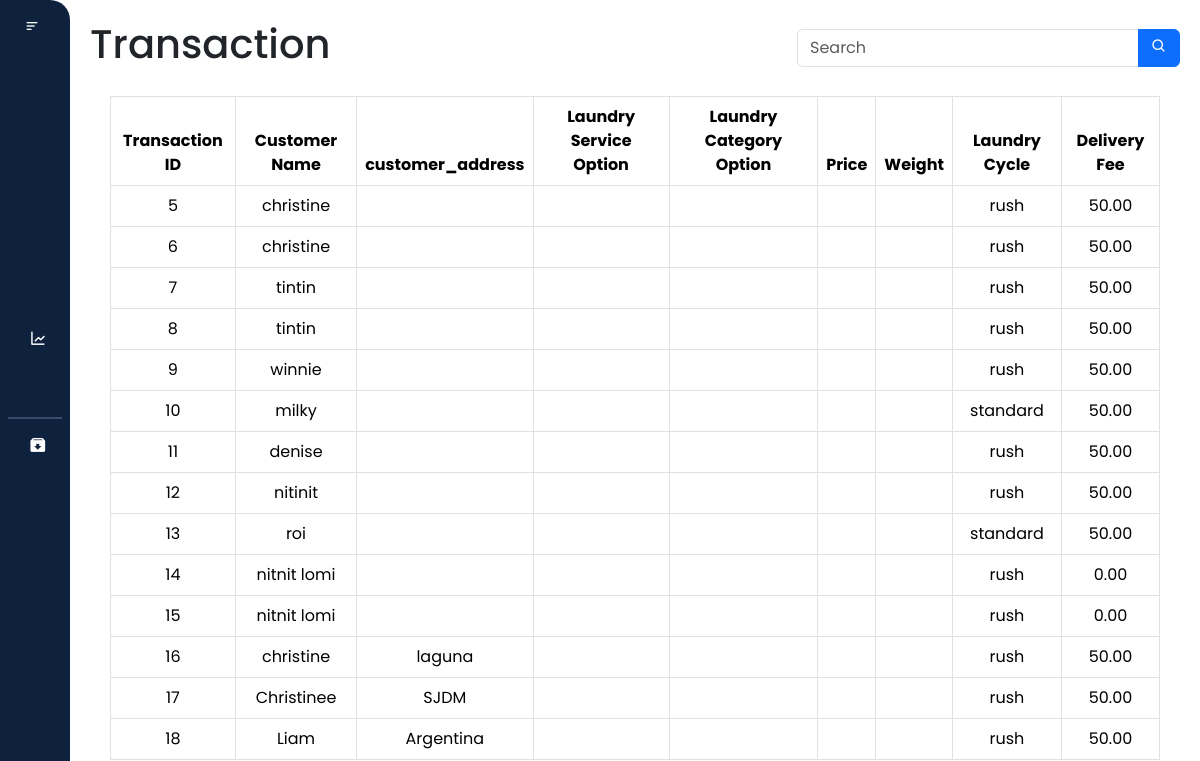
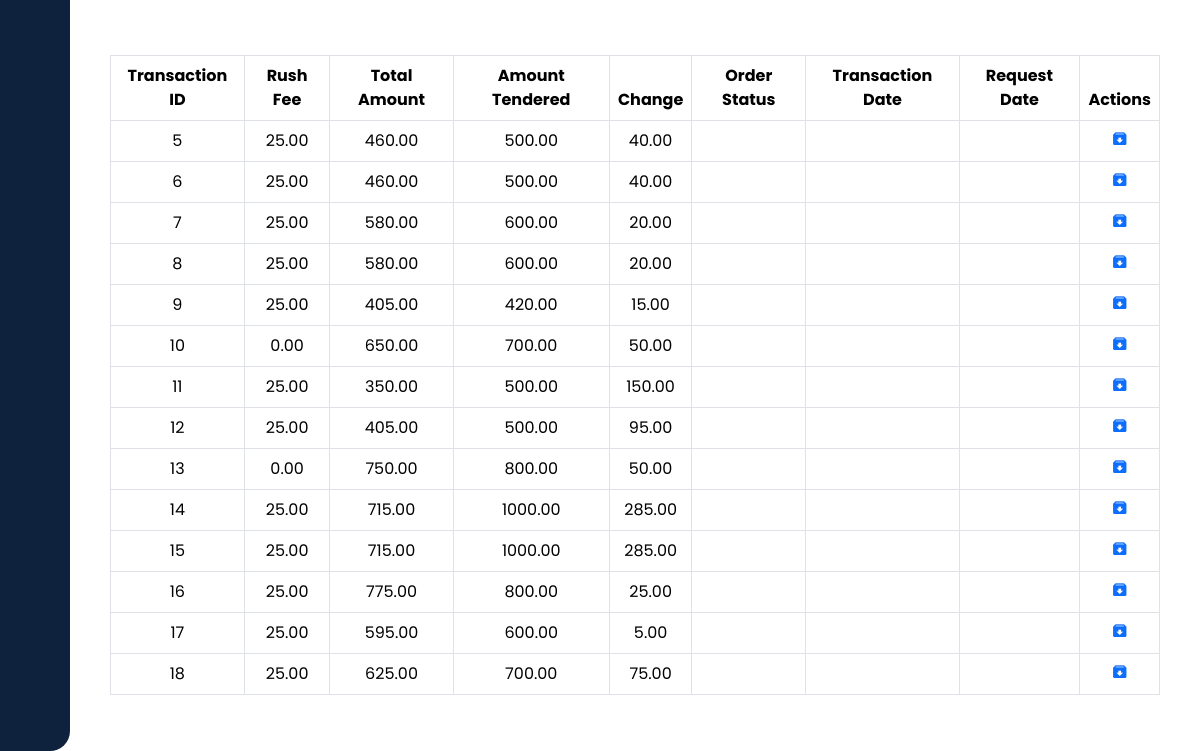
The page /transaction/transactions.php (signed in) on the database as committed earlier (2 pictures, top to bottom).
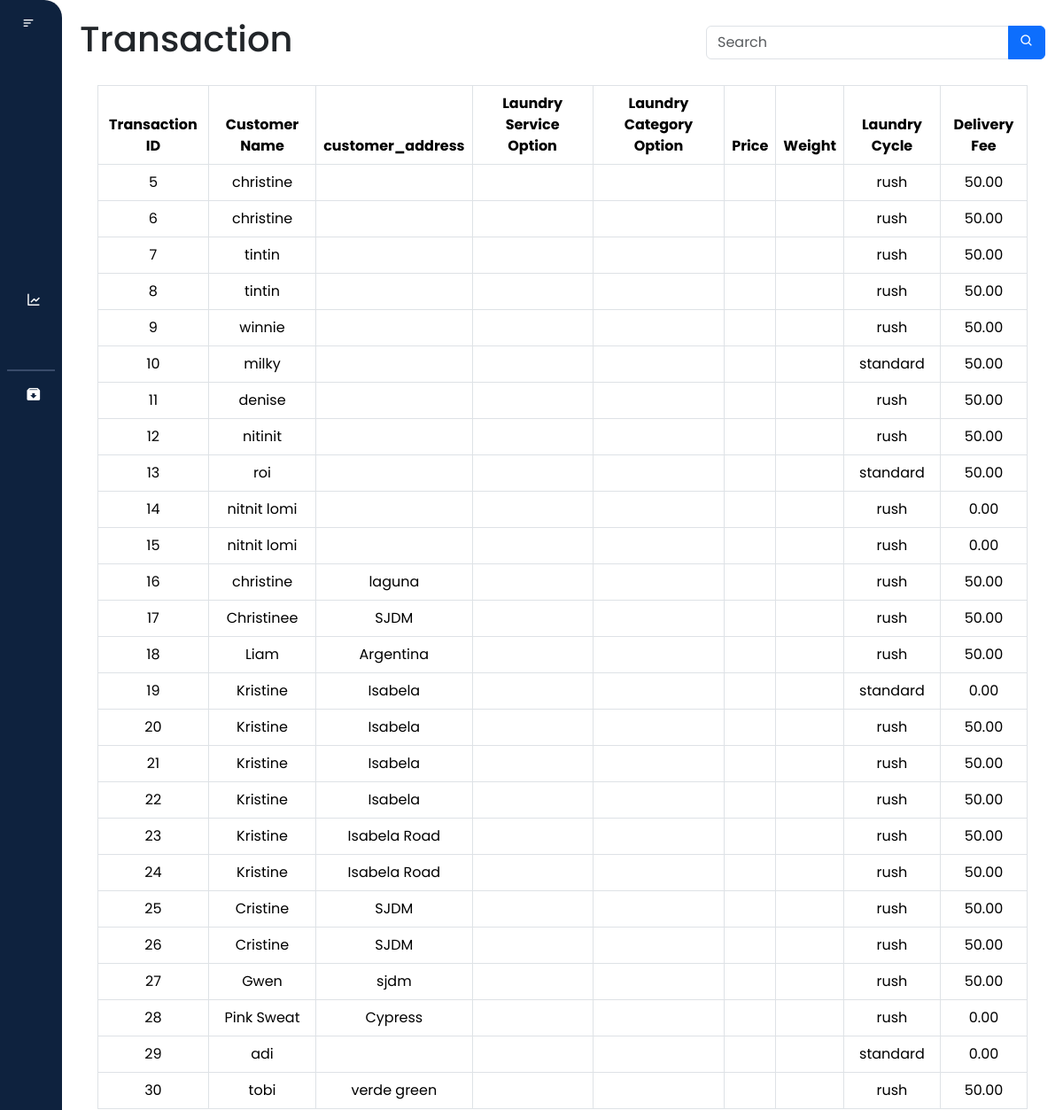
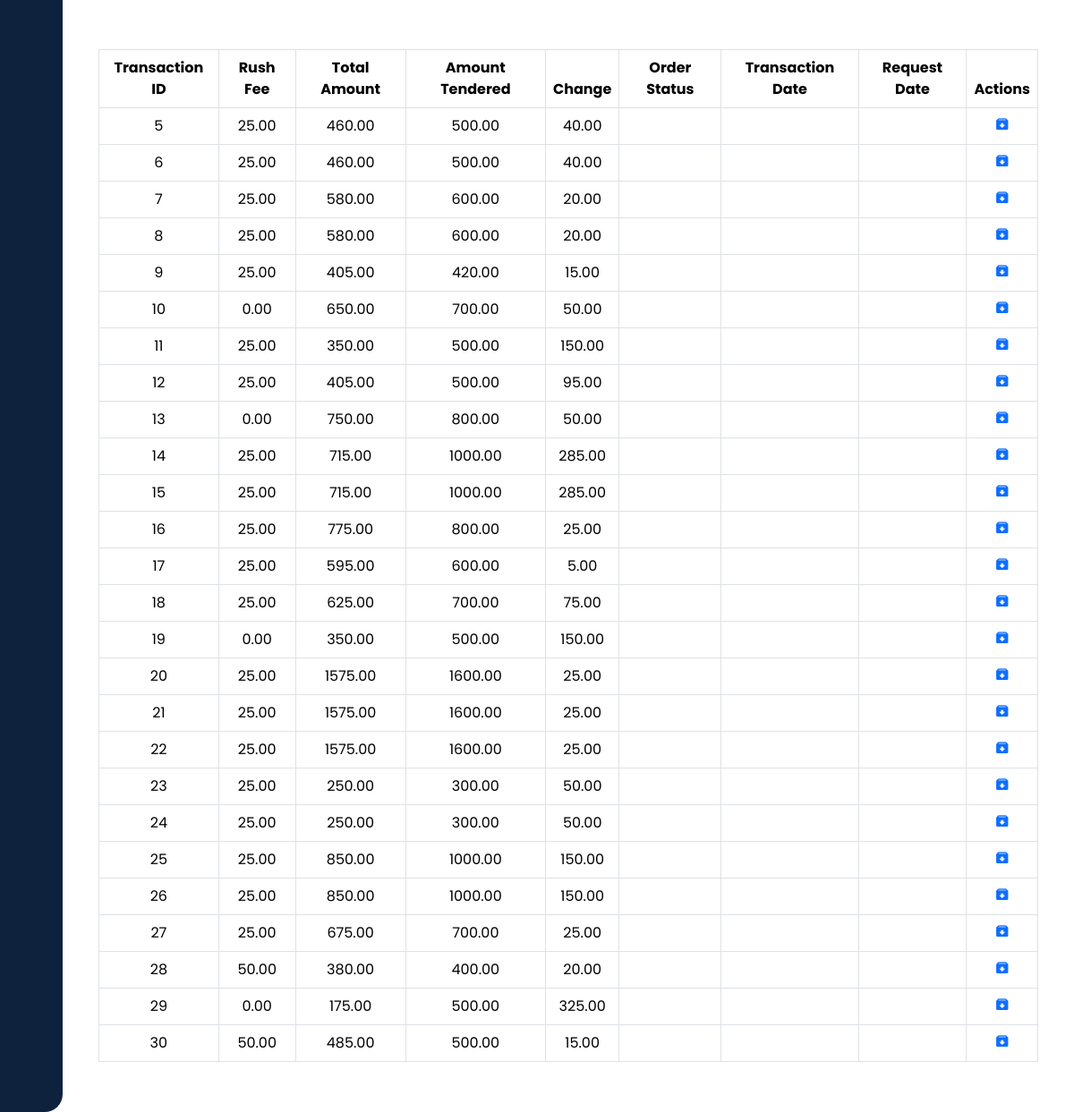
The same page on the database as committed later (2 pictures, top to bottom).
### tables this page shows
CREATE TABLE `transaction` (
  `transaction_id` int(11) NOT NULL,
  `request_id` int(11) DEFAULT NULL,
  `customer_id` int(11) DEFAULT NULL,
  `customer_name` varchar(30) DEFAULT NULL,
  `customer_address` varchar(50) NOT NULL,
  `service_option_id` int(100) NOT NULL,
  `service_option_name` varchar(50) NOT NULL,
  `laundry_cycle` enum('standard','rush') NOT NULL,
  `total_amount` decimal(65,2) DEFAULT NULL,
  `delivery_fee` decimal(65,2) DEFAULT NULL,
  `rush_fee` decimal(65,2) DEFAULT NULL,
  `amount_tendered` decimal(65,2) DEFAULT NULL,
  `money_change` decimal(65,2) DEFAULT NULL
);

### transaction/transactions.php (the view, shortened to what this page needs)
<?php
require_once('transaction_db.php');
$search = "";
if(isset($_POST['search'])) {
    $search = $con->real_escape_string($_POST['search']);
    $query = "SELECT * FROM transaction WHERE customer_name LIKE '%$search%'
    OR laundry_service_option LIKE '%$search%'
    OR laundry_category_option LIKE '%$search%'";
} else {
    $query = "SELECT * FROM transaction";
}
$result = mysqli_query($con, $query);
$data = [];
if ($result->num_rows > 0) {
    while ($row = $result->fetch_assoc()) {
        $data[] = $row;
    }
}
?>
<!DOCTYPE html>
<html lang="en">
<head>
    <link rel="stylesheet" href="transactions.css">
    <link rel="stylesheet" href="https://cdnjs.cloudflare.com/ajax/libs/font-awesome/5.15.3/css/all.min.css"
>
    <link href="https://cdn.jsdelivr.net/npm/bootstrap@5.3.3/dist/css/bootstrap.min.css" rel="stylesheet"
>
    <link href='https://unpkg.com/boxicons@2.1.4/css/boxicons.min.css' rel='stylesheet'>
    <link href="https://cdn.lineicons.com/4.0/lineicons.css" rel="stylesheet" />
</head>
<body>
    <div class="wrapper">
        <aside id="sidebar">
            <div class="d-flex">
                <button id="toggle-btn" type="button">
                    <i class="bx bx-menu-alt-left"></i>
                </button>
            </div>
            <ul class="sidebar-nav">
                <li class="sidebar-item">
                    <a href="/laundry_system/dashboard/dashboard.php" class="sidebar-link">
                    </a>
                </li>
                <li class="sidebar-item">
                    <a href="/laundry_system/profile/profile.php" class="sidebar-link">
                    </a>
                </li>
                <li class="sidebar-item">
                    <a href="/laundry_system/users/user.php" class="sidebar-link">
                    </a>
                </li>
                <li class="sidebar-item">
                    <a href="/laundry_system/records/customer.php" class="sidebar-link has-dropdown collapsed"
                        data-bs-toggle="collapse" data-bs-target="#records" aria-expanded="false"
                        aria-controls="records">
                    </a>
                </li>
                <li class="sidebar-item">
                    <a href="/laundry_system/transaction/transaction.php" class="sidebar-link">
                    </a>
                </li>
                <li class="sidebar-item">
                    <a href="/laundry_system/sales_report/report.php" class="sidebar-link">
                        <i class='bx bx-line-chart'></i>
                    </a>
                </li>
                <li class="sidebar-item">
                    <a href="/laundry_system/settings/settings.php" class="sidebar-link">
                    </a>
                </li>
                <hr style="border: 1px solid #b8c1ec; margin: 8px">
                <li class="sidebar-item">
                    <a href="/laundry_system/archived/archived.php" class="sidebar-link">
                        <i class='bx bxs-archive-in'></i>
                    </a>
                </li>
            </ul>
            <div class="sidebar-footer">
                <a href="javascript:void(0)" class="sidebar-link" id="btn_logout">
                </a>
            </div>
        </aside>
        <div class="main-content">
            <nav>
                <div class="d-flex justify-content-between align-items-center">
                    <h1>Transaction</h1>
                    <form action="transaction.php" method="POST" class="d-flex">
                        <div class="input-group">
                            <input type="text" name="search" required value="<?php echo htmlspecialchars($search); ?>"
                                class="form-control" placeholder="Search">
                            <button type="submit" class="btn btn-primary"> <i class='bx bx-search'></i> </button>
                        </div>
                    </form>
                </div>
            </nav>
            <div class="table-container">
                <table class="table table-bordered text-center">
                    <thead>
                        <tr class="bg-dark text-white">
                            <th>Transaction ID</th>
                            <th>Customer Name</th>
                            <th>customer_address</th>
                            <th>Laundry Service Option</th>
                            <th>Laundry Category Option</th>
                            <th>Price</th>
                            <th>Weight</th>
                            <th>Laundry Cycle</th>
                            <th>Delivery Fee</th>
                        </tr>
                    </thead>
                    <tbody>
                        <?php
                        if (!empty($data)) {
                            foreach ($data as $row) {
                                echo "<tr>";
                                echo "<td data-label='Transaction ID'>" . $row["transaction_id"] . "</td>";
                                echo "<td data-label='Customer Name'>" . $row["customer_name"] . "</td>";
                                echo "<td data-label='Customer Address'>" . $row["customer_address"] . "</td>";
                                echo "<td data-label='Laundry Service Option'>" . $row["laundry_service_option"] . "</td>";
                                echo "<td data-label='Laundry Category Option'>" . $row["laundry_category_option"] . "</td>";
                                echo "<td data-label='Price'>" . $row["price"] . "</td>";
                                echo "<td data-label='Weight'>" . $row["weight"] . "</td>";
                                echo "<td data-label='Laundry Cycle'>" . $row["laundry_cycle"] . "</td>";
                                echo "<td data-label='Delivery Fee'>" . $row["delivery_fee"] . "</td>";
                                echo "</tr>";
                            }
                        } else {
                            echo "<tr><td colspan='15'>No transaction found.</td></tr>";
                        }
                        ?>
                    </tbody>
                </table>
            </div>
            <div class="table-container">
                <table class="table table-bordered text-center">
                    <thead>
                        <tr class="bg-dark text-white">
                            <th>Transaction ID</th>
                            <th>Rush Fee</th>
                            <th>Total Amount</th>
                            <th>Amount Tendered</tH>
                            <th>Change</th>
                            <th>Order Status</th>
                            <th>Transaction Date</th>
                            <th>Request Date</th>
                            <th>Actions</th>
                        </tr>
                    </thead>
                    <tbody>
                        <?php
                        if (!empty($data)) {
                            foreach ($data as $row) {
                                echo "<tr>";
                                echo "<td data-label='Transaction ID'>" . $row["transaction_id"] . "</td>";
                                echo "<td data-label='Rush Fee'>" . $row["rush_fee"] . "</td>";
                                echo "<td data-label='Total Amount'>" . $row["total_amount"] . "</td>";
                                echo "<td data-label='Amount Tendered'>" . $row["amount_tendered"] . "</td>";
                                echo "<td data-label='Change'>" . $row["money_change"] . "</td>";
                                echo "<td data-label='Order Status'>" . $row["order_status"] . "</td>";
                                echo "<td data-label='Transaction Date'>" . $row["transaction_date"] . "</td>";
                                echo "<td data-label='Request Date'>" . $row["request_date"] . "</td>";
                                echo "<td data-label='Actions'>
                                <a href='javascript:void(0);' class='archive-btn'
                                  data-id='" . $row['transaction_id'] . "'
                                  data-name='" . $row['customer_name'] . "'
                                  data-service='" . $row['laundry_service_option'] . "'
                                  data-category='" . $row['laundry_category_option'] . "'
                                  data-price='" . $row['price'] . "'
                                  data-weight='" . $row['weight'] . "'
                                  data-cycle='" . $row['laundry_cycle'] . "'
                                  data-delivery='" . $row['delivery_fee'] . "'
                                  data-rush='" . $row['rush_fee'] . "'
                                  data-amount='" . $row['total_amount'] . "'
                                  data-change='" . $row['money_change'] . "'
                                  data-status='" . $row['order_status'] . "'
                                  data-transactiondate='" . $row['transaction_date'] . "'
                                  data-requestdate='" . $row['request_date'] . "'>
                                   <i class='bx bxs-archive-in'></i>
                                </a>
                            </td>";
                                echo "</tr>";
                            }
                        } else {
                            echo "<tr><td colspan='15'>No transaction found.</td></tr>";
                        }
                        ?>
                    </tbody>
                </table>
            </div>
        </div>
    </div>
</body>
</html>

### transaction/transactions.css (style rules this page uses)
* { margin: 0; padding: 0; font-family: "Poppins", "Segoe UI"; box-sizing: border-box; }
html { scroll-behavior: smooth; }
a { text-decoration: none; }
li { list-style: none; }
h1 { font-weight: 600; font-size: 1.5 rem; }
body { font-family: 'Poppins', sans-serif; }
.wrapper { display: flex; width: 100%; height: 100vh; }
#sidebar { display: flex; flex-direction: column; width: 70px; height: 100vh; min-width: 70px; z-index: 1000; transition: all .25s ease-in-out; background-color: #0e223e; border-radius: 0 20px 20px 0; }
#toggle-btn { background-color: transparent; cursor: pointer; border: 0; padding: 1rem 1.5rem; }
#toggle-btn i { font-size: 1.5 rem; color: #fff; }
.sidebar-nav { padding: 2rem 0; flex: 1 1 auto; }
a.sidebar-link { padding: 0.625rem 1.625rem; color: #fff; display: block; font-size: 0.9rem; white-space: nowrap; border-left: 3px solid transparent; text-decoration: none; }
.sidebar-link i { font-size: 1.1rem; margin-right: 0.75rem; }
.sidebar-item { position: relative; }
.main-content { flex: 1; overflow-y: auto; padding: 20px; transition: margin-left 0.5s ease; }
.table-container { padding: 20px; }
.table { width: 100%; border-collapse: collapse; border: #b8c1ec; margin: 0; }
th, td { border: 1px solid #b8c1ec; padding: 8px; text-align: center; }

Rows that differ between the two databases and show on the page:
added transaction: transaction_id "19", customer_name "Kristine", customer_address "Isabela", laundry_cycle "standard", delivery_fee "0.00", rush_fee "0.00", total_amount "350.00", amount_tendered "500.00", money_change "150.00"
added transaction: transaction_id "20", customer_name "Kristine", customer_address "Isabela", laundry_cycle "rush", delivery_fee "50.00", rush_fee "25.00", total_amount "1575.00", amount_tendered "1600.00", money_change "25.00"
added transaction: transaction_id "21", customer_name "Kristine", customer_address "Isabela", laundry_cycle "rush", delivery_fee "50.00", rush_fee "25.00", total_amount "1575.00", amount_tendered "1600.00", money_change "25.00"
added transaction: transaction_id "22", customer_name "Kristine", customer_address "Isabela", laundry_cycle "rush", delivery_fee "50.00", rush_fee "25.00", total_amount "1575.00", amount_tendered "1600.00", money_change "25.00"
added transaction: transaction_id "23", customer_name "Kristine", customer_address "Isabela Road", laundry_cycle "rush", delivery_fee "50.00", rush_fee "25.00", total_amount "250.00", amount_tendered "300.00", money_change "50.00"
added transaction: transaction_id "24", customer_name "Kristine", customer_address "Isabela Road", laundry_cycle "rush", delivery_fee "50.00", rush_fee "25.00", total_amount "250.00", amount_tendered "300.00", money_change "50.00"
added transaction: transaction_id "25", customer_name "Cristine", customer_address "SJDM", laundry_cycle "rush", delivery_fee "50.00", rush_fee "25.00", total_amount "850.00", amount_tendered "1000.00", money_change "150.00"
added transaction: transaction_id "26", customer_name "Cristine", customer_address "SJDM", laundry_cycle "rush", delivery_fee "50.00", rush_fee "25.00", total_amount "850.00", amount_tendered "1000.00", money_change "150.00"
added transaction: transaction_id "27", customer_name "Gwen", customer_address "sjdm", laundry_cycle "rush", delivery_fee "50.00", rush_fee "25.00", total_amount "675.00", amount_tendered "700.00", money_change "25.00"
added transaction: transaction_id "28", customer_name "Pink Sweat", customer_address "Cypress", laundry_cycle "rush", delivery_fee "0.00", rush_fee "50.00", total_amount "380.00", amount_tendered "400.00", money_change "20.00"
added transaction: transaction_id "29", customer_name "adi", laundry_cycle "standard", delivery_fee "0.00", rush_fee "0.00", total_amount "175.00", amount_tendered "500.00", money_change "325.00"
added transaction: transaction_id "30", customer_name "tobi", customer_address "verde green", laundry_cycle "rush", delivery_fee "50.00", rush_fee "50.00", total_amount "485.00", amount_tendered "500.00", money_change "15.00"
